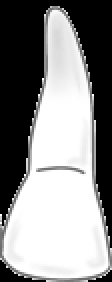
#> input picture img/dientes/11.png, 56 x 141 px (shown 2 times larger)
$ python -i process_images.py   (imports and definitions only)
#> lines starting #> are read from the running program, lines starting #| are printed output that depends on the picture; after the words box and inside, x2 and y2 are one past the last pixel; in counts of white or black regions, pixels touching at a corner belong together
#> further down, picture is the input picture: shape (141, 56, 3); mean B, G, R 139.7, 139.7, 139.7
#!/usr/bin/env python3
import cv2
import numpy as np

# Manejo del base64
from PIL import Image
import io
import base64

color = {
	'amarillo': (1, 216, 255),
	'blanco': (255,255,255),
	'gris': (145,145,145),
	'negro': (0,0,0),
	'rojo': (0,0,255),
	'verde': (35,150,25)
}

def contornos(img, c = 130):
	'''Obtiene los contornos del diente'''
#> called with c = 130
	# converting image into grayscale image
	gray = cv2.cvtColor(img, cv2.COLOR_BGR2GRAY)
	# setting threshold of gray image
	_, threshold = cv2.threshold(gray, c, 255, cv2.THRESH_BINARY)
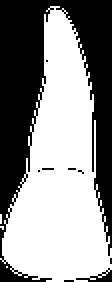
#> threshold: shape (141, 56) (shown 2 times larger); 56.1% white; 9 black regions (7 under 20 px)
	# using a findContours() function
	contours, _ = cv2.findContours(threshold, cv2.RETR_CCOMP, cv2.CHAIN_APPROX_NONE)
#> contours = 27 contours, 26 with area under 20; largest, box (x1, y1, x2, y2) and area: (0, 3, 56, 141) 4164
	return contours


# [59 lines left out: functions process_fill, read_transparent, recta_to_curva, not called in this run]

def zoom(img, zoom_factor: float, interpolation=cv2.INTER_CUBIC):
	'''Cambia el tamaño de la imagen por el factor especificado'''
	return cv2.resize(img, None, fx=zoom_factor, fy=zoom_factor)

# [12 lines left out: function dibujar_curva, not called in this run]

def dibujar_flecha(img, coord_a, coord_b, color_linea, thickness = 4, tipLength = 0.5):
	return cv2.arrowedLine(img, coord_a, coord_b, color[color_linea],
		thickness, tipLength = tipLength)

# [22 lines left out: functions frame, actualizar_imagenes, not called in this run]

>>> import cv2
>>> picture = cv2.imread('../img/dientes/11.png')
>>> result = contornos(picture)
#> result has the same summary as contours in contornos

$ run again, on img/dientes/13.png
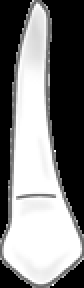
#> input picture img/dientes/13.png, 42 x 144 px (shown 2 times larger)
#> picture is the input picture: shape (144, 42, 3); mean B, G, R 126.3, 126.3, 126.3
#> in contornos, `_, threshold = cv2.threshold(gray, c, 255, cv2.THRESH_BINARY)`:
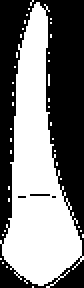
#> threshold: shape (144, 42) (shown 2 times larger); 49.1% white; 39 white regions (38 under 20 px)
#> contours = 48 contours, 46 with area under 20; largest, box (x1, y1, x2, y2) and area: (0, 1, 42, 144) 2738, (14, 96, 26, 99) 20
#> result has the same summary as contours in contornos

$ run again, on img/dientes/14.png
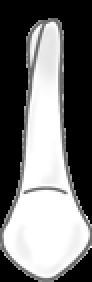
#> input picture img/dientes/14.png, 46 x 141 px (shown 2 times larger)
#> picture is the input picture: shape (141, 46, 3); mean B, G, R 117.2, 117.1, 117.2
#> in contornos, `_, threshold = cv2.threshold(gray, c, 255, cv2.THRESH_BINARY)`:
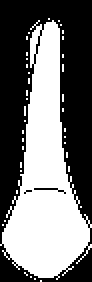
#> threshold: shape (141, 46) (shown 2 times larger); 45.5% white; 39 white regions (38 under 20 px)
#> contours = 54 contours, 52 with area under 20; largest, box (x1, y1, x2, y2) and area: (0, 10, 46, 140) 2738, (16, 93, 30, 96) 24
#> result has the same summary as contours in contornos
